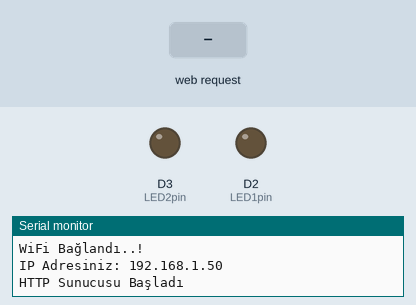
The sketch below on a simulated ESP8266 (NodeMCU). On the bench: output pins drawn as LEDs (lit = HIGH), the last lines printed to the serial monitor. Inputs (shaded band) come from the test bench. WiFi joins after 1.5 s; servers stay silent unless stated.

Above: at 3.3 s.
3.4 s: HTTP request GET /led1on received
At 4.4 s:
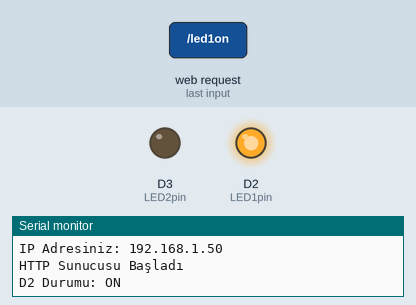
4.9 s: HTTP request GET /led2on received
At 5.5 s:
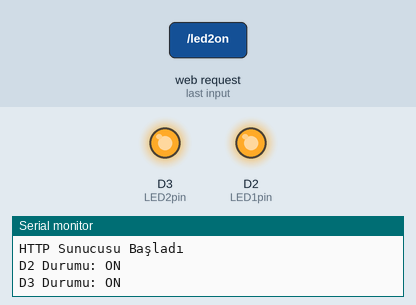
6.4 s: HTTP request GET /led1off received
At 7.6 s:
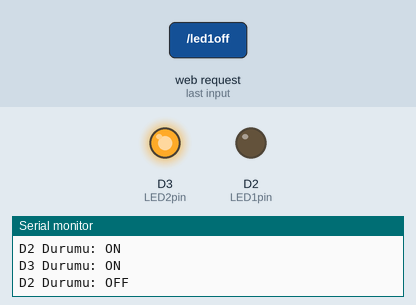
7.9 s: HTTP request GET /led2off received
At 9.0 s:
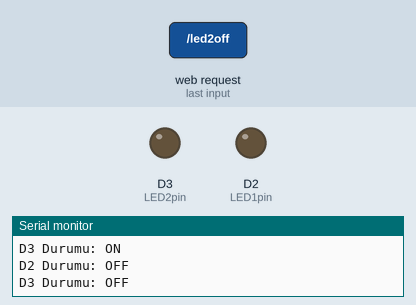
Timing chart, 0 to 10.4 s (numbered marks = the images above; inputs shaded):
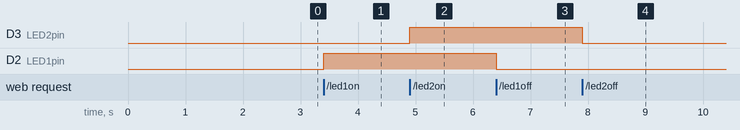

The sketch:

web-server.ino
```cpp
#include <ESP8266WiFi.h>
#include <ESP8266WebServer.h>
#include "DHT.h"

#define DHTTYPE DHT11   // DHT 11

/*Put your SSID & Password*/
const char* ssid = "TurkTelekom_ZTD5XZ_2.4GHz";  //Wifi adınız
const char* password = "s94yNA7tzDDU";  //wifi şifreniz

ESP8266WebServer server(80); //80 portunu kullanarak bir web server nesnesi oluşturduk

uint8_t DHTPin = D4;
uint8_t LED1pin = D2;
bool LED1status = LOW; //durumlarını tanımlıyoruz.
uint8_t LED2pin = D3;
bool LED2status = LOW;

// DHT'yi tanımlıyoruz..
DHT dht(DHTPin, DHTTYPE);

float Temperature;
float Humidity;

void setup() {
  Serial.begin(115200);
  delay(100);

  pinMode(DHTPin, INPUT);
  pinMode(LED1pin, OUTPUT);
  pinMode(LED2pin, OUTPUT);

  dht.begin();

  Serial.println("wifi'ya bağlanılıyor ");
  Serial.println(ssid);

  //yerel ağınıza bağlanmanız için gerekli komut
  WiFi.begin(ssid, password);

  //bağlantı gerçekleştiğini kontrol ediyoruz
  while (WiFi.status() != WL_CONNECTED) {
  delay(1000);
  Serial.print("."); //bağlantı sağlanana kadar ekranda "." çıkmasını sağlıyoruz.(Loading gibi)
  }
  Serial.println("");
  Serial.println("WiFi Bağlandı..!");
  Serial.print("IP Adresiniz: ");  Serial.println(WiFi.localIP());

  server.on("/", handle_OnConnect); //Bağlantı sağlandıktan sonra server kontrolleri.
  server.on("/led1on", handle_led1on);
  server.on("/led1off", handle_led1off);
  server.on("/led2on", handle_led2on);
  server.on("/led2off", handle_led2off);
  server.onNotFound(handle_NotFound);

  server.begin();
  Serial.println("HTTP Sunucusu Başladı");

}
void loop() {

  server.handleClient();
   if(LED1status)
  {digitalWrite(LED1pin, HIGH);}
  else
  {digitalWrite(LED1pin, LOW);}
  if(LED2status)
  {digitalWrite(LED2pin, HIGH);}
  else
  {digitalWrite(LED2pin, LOW);}

}

void handle_OnConnect() {

  Temperature = dht.readTemperature(); //
  Humidity = dht.readHumidity(); //
  LED1status = LOW;
  server.send(200, "text/html", SendHTML(Temperature,Humidity,LED1status,LED2status));
}
void handle_led1on() {
  LED1status = HIGH;
  Serial.println("D2 Durumu: ON");
  server.send(200, "text/html", SendHTML(Temperature,Humidity,true,LED2status));
}

void handle_led1off() {
  LED1status = LOW;
  Serial.println("D2 Durumu: OFF");
  server.send(200, "text/html", SendHTML(Temperature,Humidity,false,LED2status));
}

void handle_led2on() {
  LED2status = HIGH;
  Serial.println("D3 Durumu: ON");
  server.send(200, "text/html", SendHTML(Temperature,Humidity,LED1status,true));
}

void handle_led2off() {
  LED2status = LOW;
  Serial.println("D3 Durumu: OFF");
  server.send(200, "text/html", SendHTML(Temperature,Humidity,LED1status,false));
}

void handle_NotFound(){
  server.send(404, "text/plain", "Not found");
}

String SendHTML(float Temperaturestat,float Humiditystat,uint8_t led1stat,uint8_t led2stat){
  String ptr = "<!DOCTYPE html> <html>\n";
  ptr +="<head><meta name=\"viewport\" content=\"width=device-width, initial-scale=1.0, user-scalable=no\">\n";
  ptr +="<title>ESP8266 NodeMCU Akilli Ev</title>\n";
  ptr +="<style>html { font-family: Helvetica; display: inline-block; margin: 0px auto; text-align: center;}\n";
  ptr +="body{margin-top: 50px;} h1 {color: #444444;margin: 50px auto 30px;}\n";
  ptr +=".button {display: block;width: 80px;background-color: #1abc9c ;border: none;color: white;padding: 13px 30px;text-decoration: none;font-size: 25px;margin: 0px auto 35px;cursor: pointer;border-radius: 4px;}\n";
  ptr +=".button-on {background-color: #0095c7;}\n";
  ptr +=".button-on:active {background-color: #16a085;}\n";
  ptr +=".button-off {background-color: #34495e;}\n";
  ptr +=".button-off:active {background-color: #2c3e50;}\n";
  ptr +="p {font-size: 14px;color: #888;margin-bottom: 10px;}\n";
  ptr +="</style>\n";
  ptr +="</head>\n";
  ptr +="<body bgcolor= BlanchedAlmond style=color:white>\n";
  ptr +="<div id=\"webpage\">\n";
  ptr +="<h1>ESP8266 NodeMCU Akilli Ev</h1>\n";

  ptr +="<p>SICAKLIK: ";
  ptr +=(int)Temperaturestat;
  ptr +="°C</p>";
  ptr +="<p>NEM: ";
  ptr +=(int)Humiditystat;
  ptr +="%</p>";
  if(led1stat)
  {ptr +="<p>LED1 Durum: ACIK</p><a class=\"button button-off\" href=\"/led1off\">KAPAT</a>\n";}
  else
  {ptr +="<p>LED1 Durum: KAPALI</p><a class=\"button button-on\" href=\"/led1on\">AC</a>\n";}

  if(led2stat)
  {ptr +="<p>LED2 Durum: ACIK</p><a class=\"button button-off\" href=\"/led2off\">KAPAT</a>\n";}
  else
  {ptr +="<p>LED2 Durum: KAPALI</p><a class=\"button button-on\" href=\"/led2on\">AC</a>\n";}

   ptr +="<h1>DALKILIC SOFTWARE</h1>\n";


  return ptr;
}
```

Measured:
- after the input at 3.4 s, D2 (LED1pin): LOW → HIGH at once
- after the input at 4.9 s, D3 (LED2pin): LOW → HIGH at once
- after the input at 6.4 s, D2 (LED1pin): HIGH → LOW at once
- after the input at 7.9 s, D3 (LED2pin): HIGH → LOW at once
